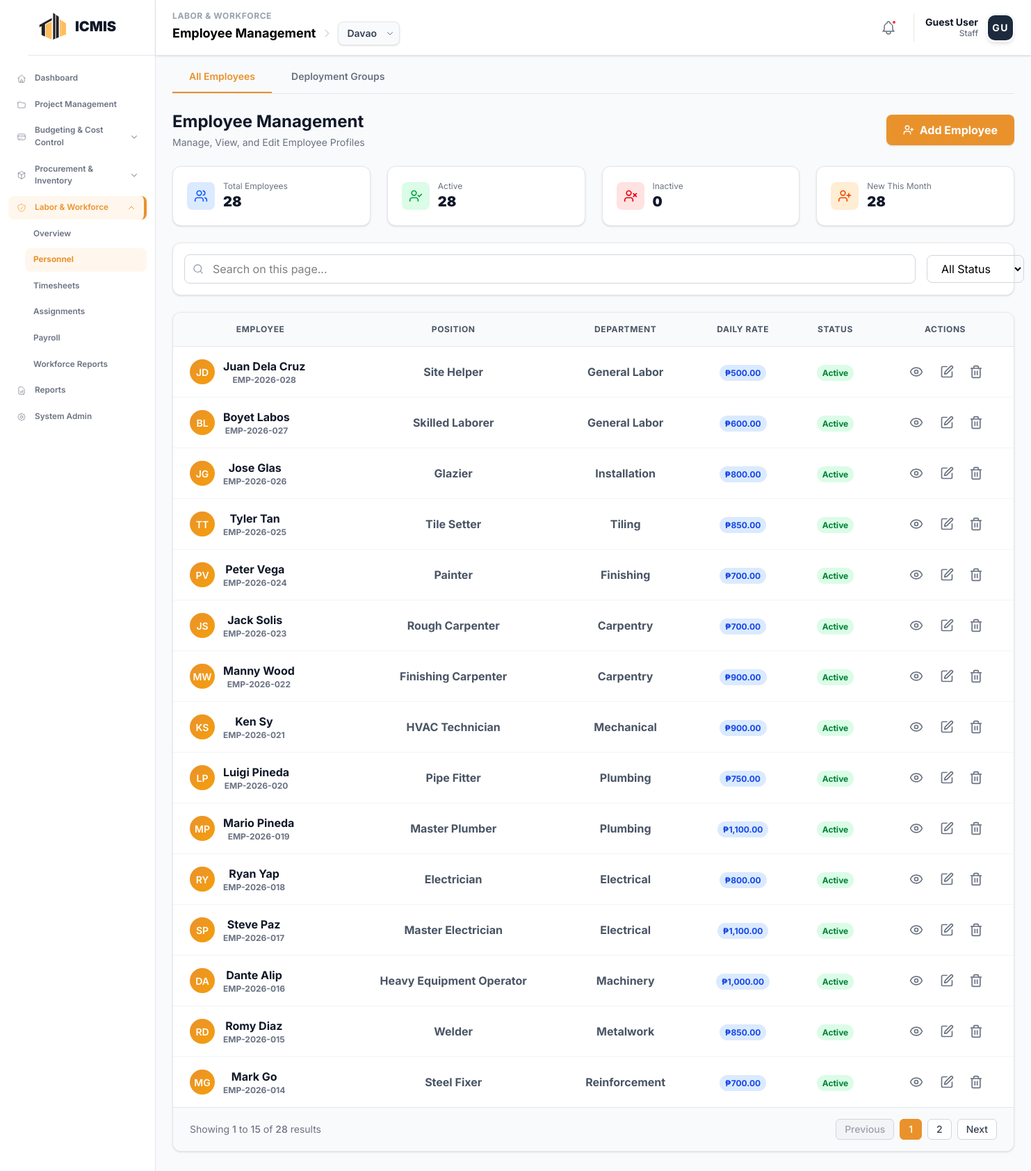
Page /modules/workforce/employees.php on the earlier database version.
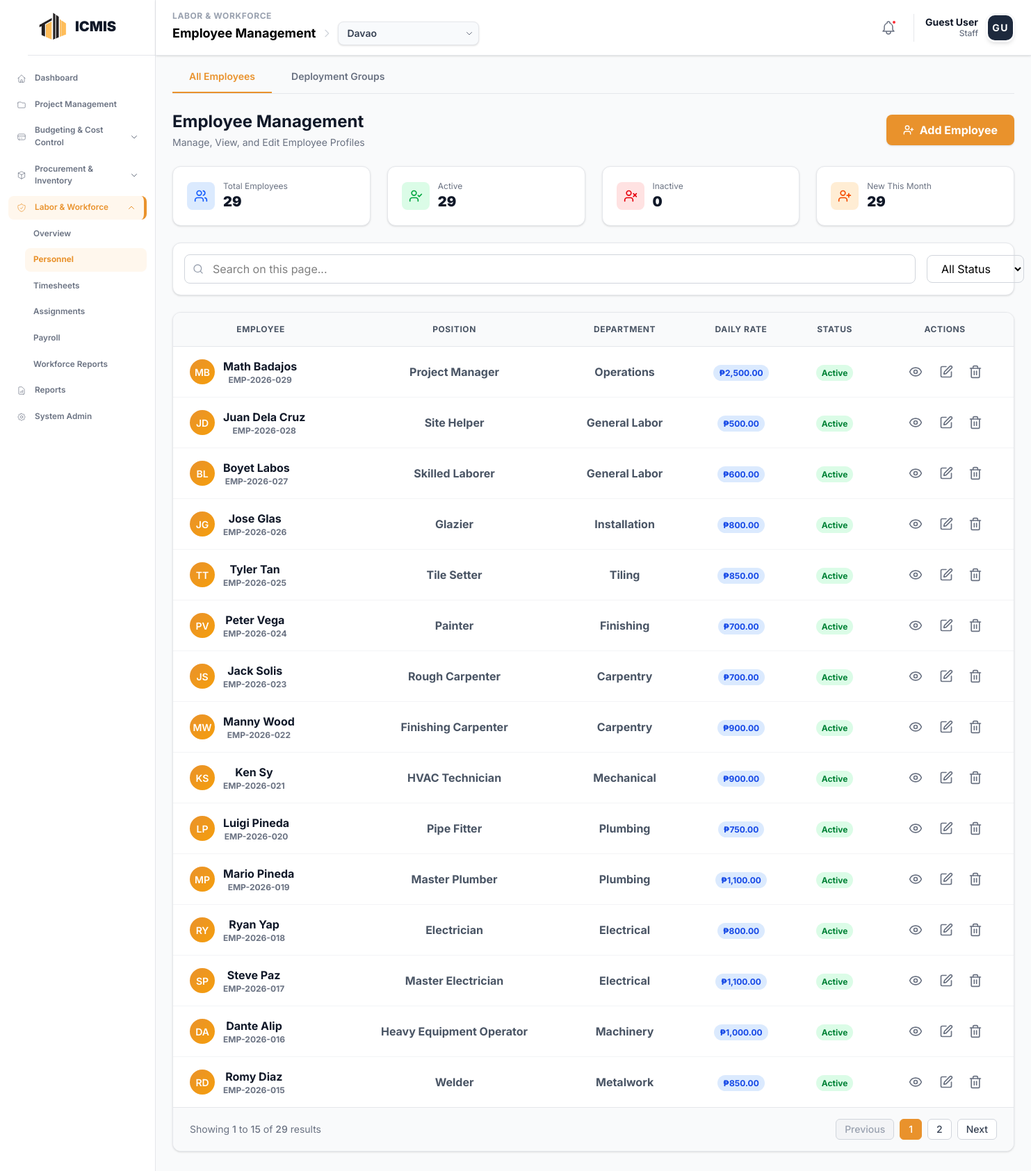
Same page on the later database version.
### tables this page shows
CREATE TABLE `workforce_employees` (
  `employee_id` int NOT NULL,
  `employee_code` varchar(20) NOT NULL,
  `user_id` int DEFAULT NULL,
  `job_title_id` int DEFAULT NULL,
  `employment_type` varchar(50) DEFAULT 'Full-time',
  `payment_type` varchar(50) DEFAULT 'Monthly',
  `daily_rate` decimal(10,2) DEFAULT '0.00',
  `monthly_salary` decimal(15,2) DEFAULT '0.00',
  `bank_name` varchar(100) DEFAULT NULL,
  `bank_account` varchar(50) DEFAULT NULL,
  `emergency_contact_name` varchar(100) DEFAULT NULL,
  `emergency_contact_phone` varchar(20) DEFAULT NULL,
  `supervisor_id` int DEFAULT NULL,
  `notes` text,
  `first_name` varchar(50) NOT NULL,
  `last_name` varchar(50) NOT NULL,
  `suffix` varchar(10) DEFAULT NULL,
  `gender` enum('Male','Female','Other','Prefer not to say') DEFAULT NULL,
  `birthday` date DEFAULT NULL,
  `email` varchar(100) DEFAULT NULL,
  `phone` varchar(20) DEFAULT NULL,
  `address` text,
  `status` enum('Active','Inactive','Terminated') DEFAULT 'Active',
  `hire_date` date DEFAULT NULL
);

CREATE TABLE `workforce_job_titles` (
  `job_title_id` int NOT NULL,
  `title_name` varchar(100) NOT NULL,
  `department` varchar(50) DEFAULT NULL,
  `description` text,
  `default_daily_rate` decimal(10,2) DEFAULT NULL,
  `default_monthly_salary` decimal(15,2) DEFAULT NULL,
  `is_active` tinyint(1) DEFAULT '1',
  `created_at` timestamp NULL DEFAULT CURRENT_TIMESTAMP,
  `updated_at` timestamp NULL DEFAULT CURRENT_TIMESTAMP ON UPDATE CURRENT_TIMESTAMP
);

### modules/workforce/employees.php (the view, shortened to what the rows shown need)
<?php
include __DIR__ . '/api/job_titles_include.php';
$limit = 15;
$page = isset($_GET['page']) && is_numeric($_GET['page']) ? (int)$_GET['page'] : 1;
$offset = ($page - 1) * $limit;
function fetchEmployees($conn, $limit, $offset) {
    $employees = [];
    $sql = "SELECT e.*, jt.title_name as job_title, jt.department, jt.default_daily_rate
            FROM workforce_employees e
            LEFT JOIN workforce_job_titles jt ON e.job_title_id = jt.job_title_id
            ORDER BY e.employee_id DESC
            LIMIT $limit OFFSET $offset";
    $result = $conn->query($sql);
    if ($result && $result->num_rows > 0) {
        while ($row = $result->fetch_assoc()) {
            $employees[] = $row;
        }
    }
    return $employees;
}
    ?>
    <?php endif;
$employees = fetchEmployees($conn, $limit, $offset);
?>
<!DOCTYPE html>
<html lang="en">
<head>
    <?php include __DIR__ . '/../../includes/head_assetsv2.php'; ?>
</head>
<body class="bg-gray-50">
    <?php
        include __DIR__ . '/../../includes/sidebar.php';
    ?>
    <main class="ml-56 mt-16 p-6">
        <div class="max-w-7xl mx-auto">
            <div class="flex items-center justify-between mb-6">
                <div>
                    <h1 class="text-2xl text-gray-900 font-bold">Employee Management</h1>
                </div>
            </div>
            <div id="content-employees" class="tab-content">
                <div class="bg-white rounded-xl border border-gray-200 shadow-sm overflow-hidden mb-6">
                    <table class="w-full">
                        <thead class="bg-gray-50 border-b border-gray-200">
                            <tr>
                                <th class="text-center px-6 py-4 text-xs font-bold text-gray-600 uppercase tracking-wider">Employee</th>
                                <th class="text-center px-6 py-4 text-xs font-bold text-gray-600 uppercase tracking-wider">Position</th>
                                <th class="text-center px-6 py-4 text-xs font-bold text-gray-600 uppercase tracking-wider">Department</th>
                                <th class="text-center px-6 py-4 text-xs font-bold text-gray-600 uppercase tracking-wider">Daily Rate</th>
                                <th class="text-center px-6 py-4 text-xs font-bold text-gray-600 uppercase tracking-wider">Status</th>
                                <th class="text-center px-6 py-4 text-xs font-bold text-gray-600 uppercase tracking-wider">Actions</th>
                            </tr>
                        </thead>
                        <tbody id="employeesTableBody" class="divide-y divide-gray-100">
                            <?php if (count($employees) > 0): ?>
                                <?php foreach ($employees as $emp):
                                    $initials = strtoupper(substr($emp['first_name'], 0, 1) . substr($emp['last_name'], 0, 1));
                                    $statusClass = match(strtolower($emp['status'])) {
                                        'active' => 'bg-green-100 text-green-700',
                                        'inactive' => 'bg-red-100 text-red-700',
                                        'terminated' => 'bg-gray-100 text-gray-700',
                                        default => 'bg-gray-100 text-gray-700'
                                    };
                                ?>
                                <tr class="hover:bg-gray-50 transition-colors employee-row text-center"
                                    data-name="<?php echo strtolower($emp['first_name'] . ' ' . $emp['last_name']); ?>"
                                    data-status="<?php echo $emp['status']; ?>">
                                    <td class="px-6 py-4">
                                        <div class="flex items-center gap-3">
                                            <div class="employee-avatar"><?php echo $initials; ?></div>
                                            <div>
                                                <p class="font-bold text-gray-900"><?php echo htmlspecialchars($emp['first_name'] . ' ' . $emp['last_name']); ?></p>
                                                <p class="font-bold text-xs text-gray-500"><?php echo htmlspecialchars($emp['employee_code']); ?></p>
                                            </div>
                                        </div>
                                    </td>
                                    <td class="px-6 py-4 text-gray-600 font-bold"><?php echo htmlspecialchars($emp['job_title'] ?? 'N/A'); ?></td>
                                    <td class="px-6 py-4 text-gray-600 font-bold"><?php echo htmlspecialchars($emp['department'] ?? 'General'); ?></td>
                                    <td class="px-6 py-4">
                                        <span class="px-2 py-1 rounded-full text-xs font-bold bg-blue-100 text-blue-700">
                                            ₱<?php echo number_format($emp['default_daily_rate'] ?? 0, 2); ?>
                                        </span>
                                    </td>
                                    <td class="px-6 py-4">
                                        <span class="px-2 py-1 rounded-full text-xs font-bold <?php echo $statusClass; ?>">
                                            <?php echo htmlspecialchars($emp['status']); ?>
                                        </span>
                                    </td>
                                    <td class="px-6 py-4">
                                        <div class="flex items-center justify-center gap-2">
                                            <button onclick="viewEmployee(<?php echo $emp['employee_id']; ?>)" class="text-gray-500 p-2 rounded-lg hover:text-blue-600 transition-colors duration-200" title="View Details">
                                                <i data-lucide="eye" class="w-5 h-5"></i>
                                            </button>
                                            <button onclick="openEditModal(<?php echo $emp['employee_id']; ?>)"  class="text-gray-500 p-2 rounded-lg hover:text-green-600 transition-colors duration-200" title="Edit">
                                                <i data-lucide="edit" class="w-5 h-5"></i>
                                            </button>
                                            <button onclick="openDeleteModal(<?php echo $emp['employee_id']; ?>)" class="p-1.5 text-gray-500 hover:text-red-600 hover:bg-red-50 rounded-md transition-colors" title="Delete">
                                                <i data-lucide="trash-2" class="w-5 h-5"></i>
                                            </button>
                                        </div>
                                    </td>
                                </tr>
                                <?php endforeach; ?>
                            <?php endif; ?>
                        </tbody>
                    </table>
                </div>
            </div>
        </div>
    </main>
</body>
</html>

Differences in the rows shown:
no longer on this page (row unchanged): workforce_employees: initials "MG", first_name+last_name "Mark Go", employee_code "EMP-2026-014", job_title.title_name "Steel Fixer", job_title.department "Reinforcement", job_title.default_daily_rate "700.00", status "Active"
added workforce_employees: initials "MB", first_name+last_name "Math Badajos", employee_code "EMP-2026-029", job_title.title_name "Project Manager", job_title.department "Operations", job_title.default_daily_rate "2,500.00", status "Active"
Other differences:
$stats['total']: "28" → "29"
$stats['active']: "28" → "29"
$stats['new_this_month']: "28" → "29"
$total_rows: "28" → "29"
